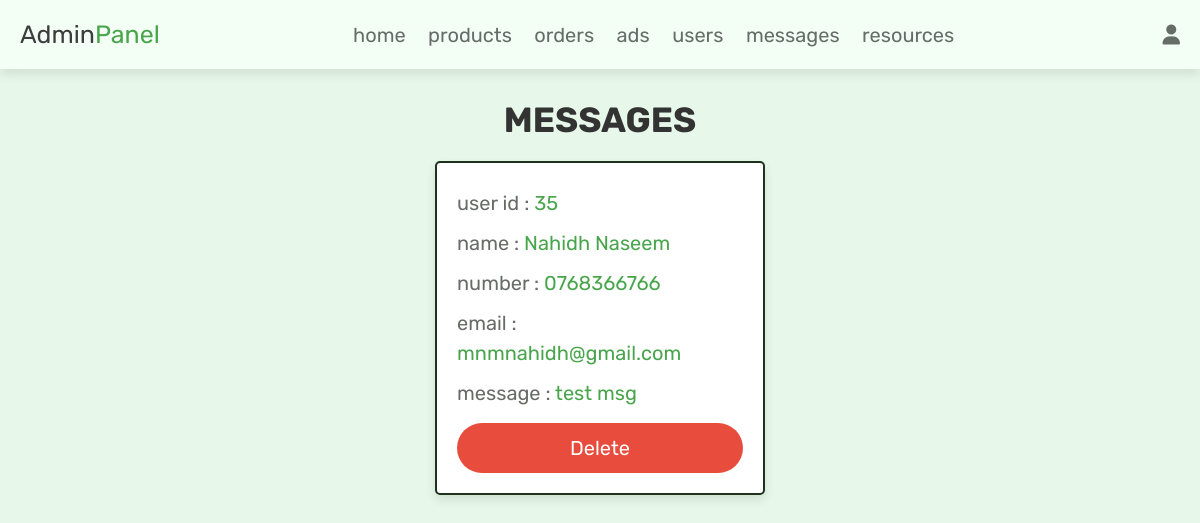
Page /admin_contacts.php (signed in) on the committed database.
### tables this page shows
CREATE TABLE `message` (
  `id` int NOT NULL,
  `user_id` int NOT NULL,
  `name` varchar(100) NOT NULL,
  `email` varchar(100) NOT NULL,
  `number` varchar(12) NOT NULL,
  `message` varchar(500) NOT NULL,
  `seller_id` int DEFAULT '0'
);

### admin_contacts.php (the view, shortened to what this page needs)
<?php
@include 'config.php';
?>
<!DOCTYPE html>
<html lang="en">
<head>
   <link rel="stylesheet" href="https://cdnjs.cloudflare.com/ajax/libs/font-awesome/6.1.1/css/all.min.css">
   <link rel="stylesheet" href="css/admin_style.css">
</head>
<body>
<?php include 'admin_header.php'; ?>
<section class="messages">
   <h1 class="title">messages</h1>
   <div class="box-container">
   <?php
      $select_message = $conn->prepare("SELECT * FROM `message`");
      $select_message->execute();
      if($select_message->rowCount() > 0){
         while($fetch_message = $select_message->fetch(PDO::FETCH_ASSOC)){
   ?>
   <div class="box">
      <p> user id : <span><?= $fetch_message['user_id']; ?></span> </p>
      <p> name : <span><?= $fetch_message['name']; ?></span> </p>
      <p> number : <span><?= $fetch_message['number']; ?></span> </p>
      <p> email : <span><?= $fetch_message['email']; ?></span> </p>
      <p> message : <span><?= $fetch_message['message']; ?></span> </p>
      <a href="admin_contacts.php?delete=<?= $fetch_message['id']; ?>" onclick="return confirm('delete this message?');" class="delete-btn">delete</a>
   </div>
   <?php
         }
      }else{
         echo '<p class="empty">you have no messages!</p>';
      }
   ?>
   </div>
</section>
</body>
</html>

### css/admin_style.css (style rules this page uses)
.messages .box-container { display: grid; grid-template-columns: repeat(auto-fit, 33rem); gap:1.5rem; align-items: flex-start; justify-content:center; }
.messages .box-container .box { border:var(--border); box-shadow: var(--box-shadow); background-color: var(--white); border-radius: .5rem; padding:2rem; }
.messages .box-container .box p { line-height: 1.5; padding:.5rem 0; font-size: 2rem; color:var(--light-color); }
.messages .box-container .box p span { color:var(--green); }

### css/components.css (style rules this page uses)
:root { --green:#48a54b; --othergreen:#27ae60; --orange:#f39c12; --red:#e74c3c; --black:#333; --logoblack:#3D3D3D; --light-color:#666C66; --white:#fff; --light-bg:#f4f9f5; --mid-green: #ddeedd; --light-gr:#e7f8ea; --header: #f3fff5; --fr-green: #1d311d; --border:.2rem solid var(--fr-green); --box-shadow:0 .5rem 1rem rgba(0,0,0,.1); }
* { font-family: 'Rubik', sans-serif; margin: 0; padding:0; box-sizing: border-box; outline: none; border:none; text-decoration: none; color:var(--black); }
body { background-color: var(--light-gr); }
html { font-size: 62.5%; overflow-x: hidden; scroll-behavior: smooth; scroll-padding-top: 6.5rem; }
section { padding:3rem 2rem; max-width: 1365px; margin:0 auto; }
.btn, .delete-btn, .option-btn { display: block; width: 100%; margin-top: 1rem; border-radius: 5rem; color:var(--white); font-size: 2rem; padding:1.3rem 3rem; text-transform: capitalize; cursor: pointer; text-align: center; }
.delete-btn { background-color: var(--red); }
.title { text-align: center; margin-bottom: 2rem; text-transform: uppercase; color:var(--black); font-size: 3.5rem; }

### rows in the picture
message: user "35", name "Nahidh Naseem", number "0768366766", email "mnmnahidh@gmail.com", message "test msg"
